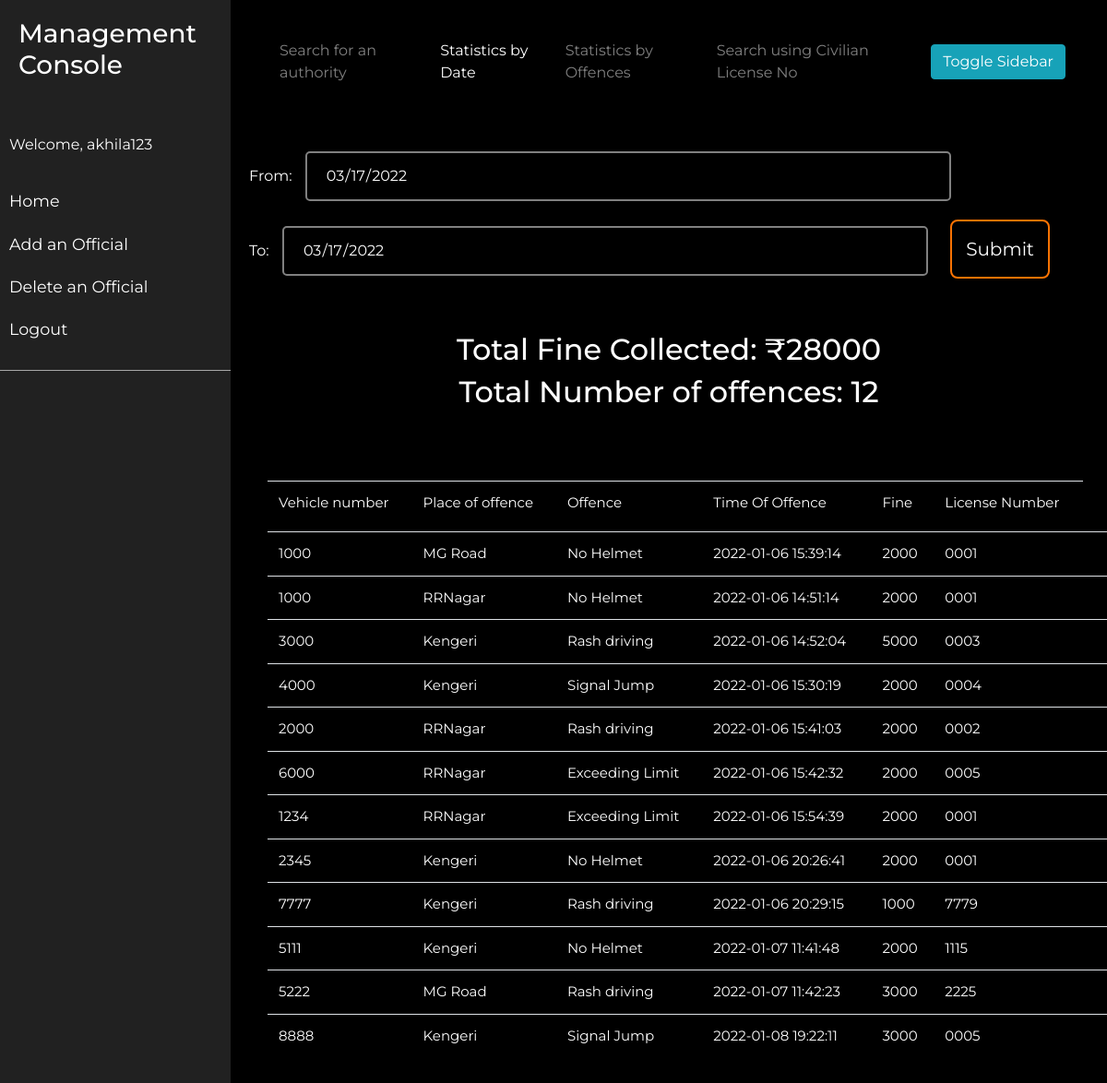
The app's page /statsdate.php (signed in) with its own data.
### tables this page shows
CREATE TABLE `useroffence` (
  `Offence` varchar(30) NOT NULL,
  `Fine` int(50) NOT NULL,
  `VehicleNo` varchar(16) NOT NULL,
  `Place` varchar(30) NOT NULL,
  `DateTime` datetime NOT NULL DEFAULT current_timestamp(),
  `OfficialUsername` varchar(30) NOT NULL,
  `LicenseNo` varchar(20) NOT NULL
);

### statsdate.php (the view, shortened to what this page needs)
<?php
 $loginusername = $_SESSION["loginusername"];
 ?>
<!DOCTYPE html>
<html>
<head>
    <link rel="stylesheet" href="https://stackpath.bootstrapcdn.com/bootstrap/4.1.0/css/bootstrap.min.css"
>
    <link rel="stylesheet" href="main.css">
</head>
<body>
    <div class="wrapper">
        <nav id="sidebar">
            <div class="sidebar-header">
                <h3>Management Console</h3>
            </div>
            <ul class="list-unstyled components">
                <p>Welcome, <?php echo $loginusername; ?></p>
                <li>
                    <a href="admin.php">Home</a>
                <li>
                    <a href="register.php">Add an Official</a>
                </li>
                <li>
                    <a href="delpge.php">Delete an Official</a>
                </li>
                <li>
                    <a href="logout.php">Logout</a>
                </li>
            </ul>
        </nav>
        <div id="content">
            <nav class="navbar navbar-expand-sm navbar-dark bg-transparent">
                <div class="container-fluid">
            <div>
                <ul class="navbar-nav">
                    <li class="nav-item"><a class="nav-link" href="authsearch.php" >Search for an authority</a></li>
                    <li class="nav-item active"><a class="nav-link" href="#" >Statistics by Date</a></li>
                    <li class="nav-item"><a class="nav-link" href="offencestats.php" >Statistics by Offences</a></li>
                    <li class="nav-item"><a class="nav-link" href="searchlic.php" >Search using Civilian License No</a></li>
                </ul>
            </div>
                    <button type="button" id="sidebarCollapse" class="btn btn-info">
                        <span>Toggle Sidebar</span>
                    </button>
                </div>
            </nav>
            <div class="view">
                <form name="Filter" method="POST">
    From:
    <input type="date" name="dateFrom" class = "input_form" value="<?php echo date('Y-m-d'); ?>" />
    <br/>
    To:
    <input type="date" name="dateTo" class = "input_form" value="<?php echo date('Y-m-d'); ?>" />
    <input type="submit" name="submit" value="Submit" class = "btn1"/>
</form>
                <table class="table" style = "margin: 20px; border: 0px solid black;">
                    <tr>
                        <td><label for="uid">Vehicle number</label></td>
                        <td><label for="uid">Place of offence</label></td>
                        <td><label for="uid">Offence</label></td>
                        <td><label for="uid">Time Of Offence</label></td>
                        <td><label for="uid">Fine</label></td>
                        <td><label for="uid">License Number</label></td>
                    </tr>
                    <div class="Display">
                        <?php
                        require_once "config.php";
                        $date_from = date('Y-m-d', strtotime($_POST["dateFrom"]));
                        $date_to = new DateTime($_POST["dateTo"]);
                        $date_to->modify('+1 day');
                        $date_to = $date_to->format('Y-m-d');
                        $sql = "SELECT vehicleno,place,offence,datetime,fine,licenseno from useroffence where datetime >= '$date_from 00:00:00 AM' and datetime <= '$date_to 12:00:00 AM'" ;
                        $sum = "SELECT SUM(fine),COUNT(offence) from useroffence where datetime >= '$date_from 00:00:00 AM' and datetime <= '$date_to 12:00:00 AM'";
                        $result = mysqli_query($conn, $sql);
                        $total = mysqli_query($conn,$sum);
						if (mysqli_num_rows($result)>0) {
						while($row = mysqli_fetch_assoc($result)) {
							echo"<tr><td>".$row["vehicleno"]."</td><td>".$row["place"]."</td><td>".$row["offence"]."</td><td>". $row["datetime"]."</td><td>".$row["fine"]."</td><td>".$row["licenseno"]."</td><td></tr>";
                        }
                        $row = mysqli_fetch_assoc($total);
                        echo "<br/><br/><h2><center>Total Fine Collected: ₹".$row["SUM(fine)"]."</center></h2>";
                        echo "<h2><center>Total Number of offences: ".$row["COUNT(offence)"]."</center></h2><br/><br/>";
						} else {
						echo "No Dues";
						}
					?>
                    </div>
                </table>
            </div>
        </div>
    </div>
</body>
</html>

### main.css (style rules this page uses)
body { background: linear-gradient(rgba(0,0,0,1), rgba(0,0,0,1)), url('bg.jpg'); align-content: stretch; }
.input_form { width: 700px; padding: 12px 20px; margin: 10px 10px; background-color: transparent !important; border: 2px solid gray; border-radius: 5px; -webkit-transition-duration: 0.4s !important; transition-duration: 0.4s; }
.btn1 { border: 2px solid #fc7303; background-color: transparent; border-radius: 8px; font-size: 20px; -webkit-transition-duration: 0.4s; transition-duration: 0.4s; text-decoration: none !important; padding: 15px; margin: 10px; }
* { font-family: 'Montserrat', sans-serif; color: #ffffff; }
table td { padding: 10px; margin: 10px; border: none; }
table tr { padding: 10px; margin: 10px; border: none; }
a { text-decoration: none; color: black; }
.view { font-family: sans-serif; color: #fc7303; }
.table { font-size: 15px; background-color: transparent; margin-top: 50px; padding: 10px; }
.navbar { padding: 15px 10px; background: #fff; border: none; border-radius: 0; margin-bottom: 40px; box-shadow: 1px 1px 3px rgba(0, 0, 0, 0.1); }
.wrapper { display: flex; width: 100%; align-items: stretch; }
#sidebar { min-width: 250px; max-width: 250px; background: #212121; color: #fff; transition: all 0.3s; }
#sidebar .sidebar-header { padding: 20px; background: #212121; }
#sidebar ul.components { padding: 20px 0; border-bottom: 1px solid #a7a7a7; }
#sidebar ul p { color: #fff; padding: 10px; }
#sidebar ul li a { padding: 10px; font-size: 1.1em; display: block; color: #fff; }
#content { width: 100%; padding: 20px; min-height: 100vh; transition: all 0.3s; }

### records on screen
useroffence: VehicleNo "1000", Place "MG Road", Offence "No Helmet", DateTime "2022-01-06 15:39:14", Fine "2000", LicenseNo "0001"
useroffence: VehicleNo "1000", Place "RRNagar", Offence "No Helmet", DateTime "2022-01-06 14:51:14", Fine "2000", LicenseNo "0001"
useroffence: VehicleNo "3000", Place "Kengeri", Offence "Rash driving", DateTime "2022-01-06 14:52:04", Fine "5000", LicenseNo "0003"
useroffence: VehicleNo "4000", Place "Kengeri", Offence "Signal Jump", DateTime "2022-01-06 15:30:19", Fine "2000", LicenseNo "0004"
useroffence: VehicleNo "2000", Place "RRNagar", Offence "Rash driving", DateTime "2022-01-06 15:41:03", Fine "2000", LicenseNo "0002"
useroffence: VehicleNo "6000", Place "RRNagar", Offence "Exceeding Limit", DateTime "2022-01-06 15:42:32", Fine "2000", LicenseNo "0005"
useroffence: VehicleNo "1234", Place "RRNagar", Offence "Exceeding Limit", DateTime "2022-01-06 15:54:39", Fine "2000", LicenseNo "0001"
useroffence: VehicleNo "2345", Place "Kengeri", Offence "No Helmet", DateTime "2022-01-06 20:26:41", Fine "2000", LicenseNo "0001"
useroffence: VehicleNo "7777", Place "Kengeri", Offence "Rash driving", DateTime "2022-01-06 20:29:15", Fine "1000", LicenseNo "7779"
useroffence: VehicleNo "5111", Place "Kengeri", Offence "No Helmet", DateTime "2022-01-07 11:41:48", Fine "2000", LicenseNo "1115"
useroffence: VehicleNo "5222", Place "MG Road", Offence "Rash driving", DateTime "2022-01-07 11:42:23", Fine "3000", LicenseNo "2225"
useroffence: VehicleNo "8888", Place "Kengeri", Offence "Signal Jump", DateTime "2022-01-08 19:22:11", Fine "3000", LicenseNo "0005"

### other values on screen
$loginusername "akhila123"
$row["SUM(fine)"] "28000"
$row["COUNT(offence)"] "12"
